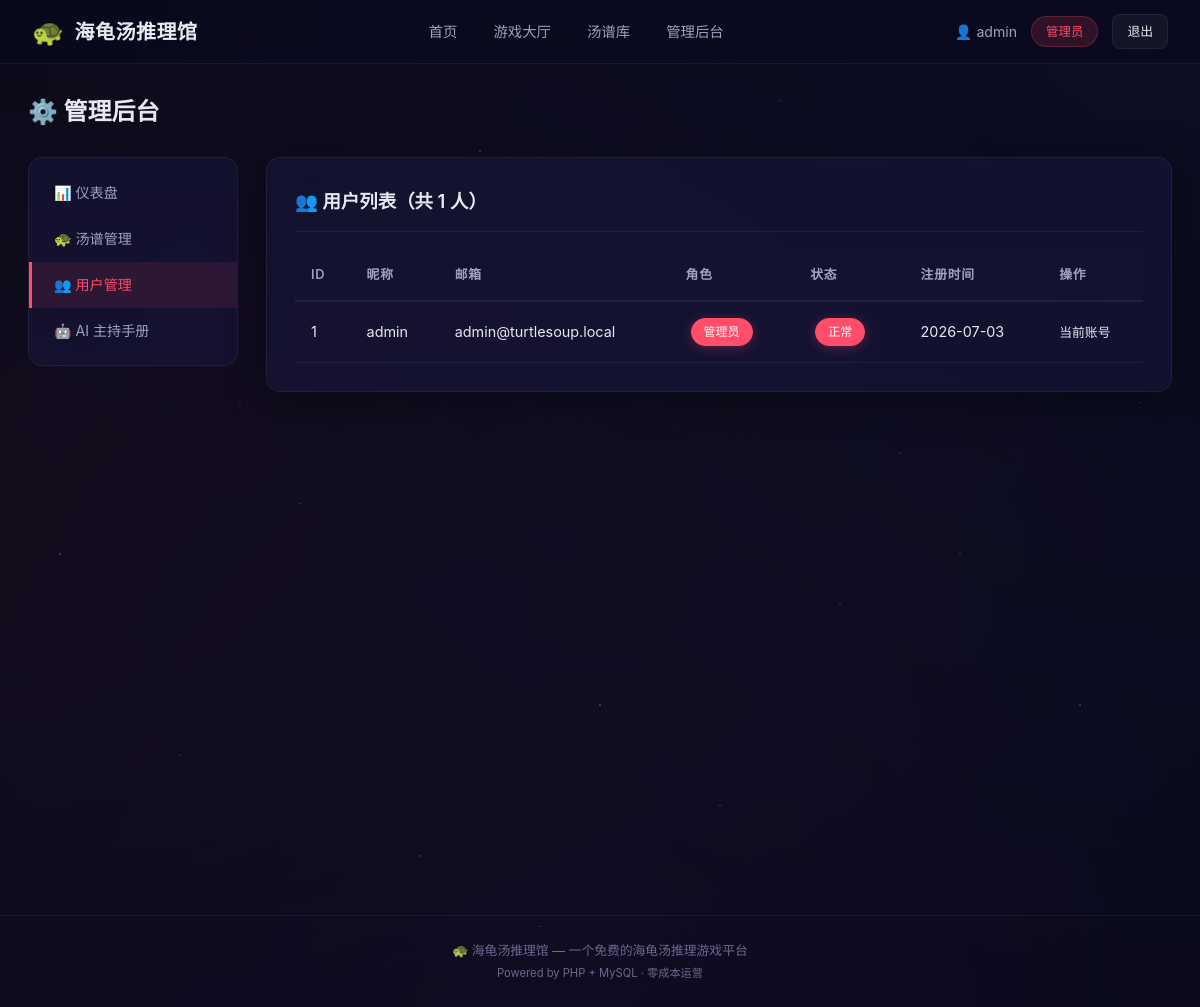
The page /admin/users.php (signed in) on the database its author committed.
### tables this page shows
CREATE TABLE IF NOT EXISTS users (
    id INT AUTO_INCREMENT PRIMARY KEY,
    username VARCHAR(50) NOT NULL UNIQUE,
    email VARCHAR(100) NOT NULL UNIQUE,
    password VARCHAR(255) NOT NULL,
    avatar VARCHAR(255) DEFAULT '',
    role ENUM('user','admin') DEFAULT 'user',
    status ENUM('active','banned') DEFAULT 'active',
    token_balance INT DEFAULT 0,
    created_at TIMESTAMP DEFAULT CURRENT_TIMESTAMP
);

### config.php (called while the page is built, shortened)
<?php
function getDB(): PDO {
    static $pdo = null;
    if ($pdo === null) {
        $dsn = 'mysql:host=' . DB_HOST . ';dbname=' . DB_NAME . ';charset=' . DB_CHARSET;
        $pdo = new PDO($dsn, DB_USER, DB_PASS, [
            PDO::ATTR_ERRMODE => PDO::ERRMODE_EXCEPTION,
            PDO::ATTR_DEFAULT_FETCH_MODE => PDO::FETCH_ASSOC,
            PDO::ATTR_EMULATE_PREPARES => false,
        ]);
    }
    return $pdo;
}
function currentUser(): ?array {
    try {
        $db = getDB();
        $stmt = $db->prepare('SELECT * FROM users WHERE id = ? AND status = "active"');
        $stmt->execute([$_SESSION['user_id']]);
        return $stmt->fetch() ?: null;
    } catch (PDOException $e) {
        return null;
    }
}
function h(string $s): string {
    return htmlspecialchars($s, ENT_QUOTES, 'UTF-8');
}

### admin/users.php (the view, shortened to what this page needs)
<?php
require_once __DIR__ . '/../header.php';
try {
    $db = getDB();
    $stmt = $db->query('SELECT * FROM users ORDER BY created_at DESC');
    $users = $stmt->fetchAll();
} catch (PDOException $e) {
    $users = [];
}
?>
<div class="container-lg">
    <h2 style="font-size: 1.5rem; margin-bottom: 24px;">⚙️ 管理后台</h2>
    <div class="admin-layout">
        <div class="admin-sidebar">
            <a href="/admin/index.php">📊 仪表盘</a>
            <a href="/admin/soups.php">🐢 汤谱管理</a>
            <a href="/admin/users.php" class="active">👥 用户管理</a>
            <a href="/admin/ai_manual.php">🤖 AI 主持手册</a>
        </div>
        <div>
            <div class="card">
                <div class="card-header">👥 用户列表（共 <?= count($users) ?> 人）</div>
                <div style="overflow-x: auto;">
                    <table class="data-table">
                        <thead>
                            <tr>
                                <th>ID</th>
                                <th>昵称</th>
                                <th>邮箱</th>
                                <th>角色</th>
                                <th>状态</th>
                                <th>注册时间</th>
                                <th>操作</th>
                            </tr>
                        </thead>
                        <tbody>
                            <?php foreach ($users as $u): ?>
                            <tr>
                                <td><?= $u['id'] ?></td>
                                <td><?= h($u['username']) ?></td>
                                <td><?= h($u['email']) ?></td>
                                <td>
                                    <span class="tag <?= $u['role'] === 'admin' ? 'tag-active' : '' ?>">
                                        <?= $u['role'] === 'admin' ? '管理员' : '用户' ?>
                                    </span>
                                </td>
                                <td>
                                    <span class="tag <?= $u['status'] === 'active' ? 'tag-active' : '' ?>">
                                        <?= $u['status'] === 'active' ? '正常' : '已封禁' ?>
                                    </span>
                                </td>
                                <td><?= date('Y-m-d', strtotime($u['created_at'])) ?></td>
                                <td>
                                    <?php if ($u['id'] != $_SESSION['user_id']): ?>
                                    <div class="flex-center" style="gap: 4px;">
                                        <?php if ($u['status'] === 'active' && $u['role'] !== 'admin'): ?>
                                        <form method="POST" style="display: inline;" onsubmit="return confirm('确定封禁该用户？')">
                                            <input type="hidden" name="action" value="ban">
                                            <input type="hidden" name="user_id" value="<?= $u['id'] ?>">
                                            <button type="submit" class="btn btn-sm btn-danger">封禁</button>
                                        </form>
                                        <?php elseif ($u['status'] === 'banned'): ?>
                                        <form method="POST" style="display: inline;">
                                            <input type="hidden" name="action" value="unban">
                                            <input type="hidden" name="user_id" value="<?= $u['id'] ?>">
                                            <button type="submit" class="btn btn-sm btn-green">解封</button>
                                        </form>
                                        <?php endif; ?>
                                        <?php if ($u['role'] !== 'admin'): ?>
                                        <form method="POST" style="display: inline;" onsubmit="return confirm('确定提升为管理员？')">
                                            <input type="hidden" name="action" value="set_role">
                                            <input type="hidden" name="user_id" value="<?= $u['id'] ?>">
                                            <input type="hidden" name="role" value="admin">
                                            <button type="submit" class="btn btn-sm btn-secondary">升管理</button>
                                        </form>
                                        <?php else: ?>
                                        <form method="POST" style="display: inline;" onsubmit="return confirm('确定降级为普通用户？')">
                                            <input type="hidden" name="action" value="set_role">
                                            <input type="hidden" name="user_id" value="<?= $u['id'] ?>">
                                            <input type="hidden" name="role" value="user">
                                            <button type="submit" class="btn btn-sm btn-secondary">降级</button>
                                        </form>
                                        <?php endif; ?>
                                    </div>
                                    <?php else: ?>
                                    <span class="text-muted" style="font-size: 0.8rem;">当前账号</span>
                                    <?php endif; ?>
                                </td>
                            </tr>
                            <?php endforeach; ?>
                        </tbody>
                    </table>
                </div>
            </div>
        </div>
    </div>
</div>
<?php require_once __DIR__ . '/../footer.php'; ?>

### header.php (shortened to what this page needs)
<?php
require_once __DIR__ . '/config.php';
$user = currentUser();
$current_page = basename($_SERVER['PHP_SELF']);
?><!DOCTYPE html>
<html lang="zh-CN">
<head>
    <link rel="stylesheet" href="/assets/style.css">
</head>
<body>
<nav class="navbar">
    <a href="/index.php" class="navbar-brand">
        <span class="brand-icon">🐢</span>海龟汤推理馆
    </a>
    <ul class="navbar-nav">
        <li><a href="/index.php" <?= $current_page === 'index.php' ? 'class="active"' : '' ?>>首页</a></li>
        <li><a href="/game/index.php" <?= str_starts_with($current_page, 'game') ? 'class="active"' : '' ?>>游戏大厅</a></li>
        <li><a href="/soup/list.php" <?= str_starts_with($current_page, 'soup') ? 'class="active"' : '' ?>>汤谱库</a></li>
        <?php if ($user && $user['role'] === 'admin'): ?>
        <li><a href="/admin/index.php" <?= str_starts_with($current_page, 'admin') ? 'class="active"' : '' ?>>管理后台</a></li>
        <?php endif; ?>
    </ul>
    <div class="navbar-user">
        <?php if ($user): ?>
            <span>👤 <?= h($user['username']) ?></span>
            <span class="badge"><?= $user['role'] === 'admin' ? '管理员' : '玩家' ?></span>
            <a href="/logout.php" class="btn btn-sm btn-secondary">退出</a>
        <?php else: ?>
            <a href="/login.php" class="btn btn-sm btn-secondary">登录</a>
            <a href="/register.php" class="btn btn-sm btn-primary">注册</a>
        <?php endif; ?>
    </div>
</nav>
<main>

### footer.php (shortened to what this page needs)
</main>
<footer style="text-align:center;padding:24px;color:var(--text-muted);font-size:0.8rem;border-top:1px solid var(--border);margin-top:40px;">
    🐢 海龟汤推理馆 — 一个免费的海龟汤推理游戏平台<br>
    <span style="font-size:0.7rem;">Powered by PHP + MySQL · 零成本运营</span>
</footer>
</body>
</html>

### rows shown on the page
users: username "admin", id "1", email "admin@turtlesoup.local", role "管理员", status "正常", created_at "2026-07-03", shows "当前账号"

### other values the page prints
count($users) "1"
